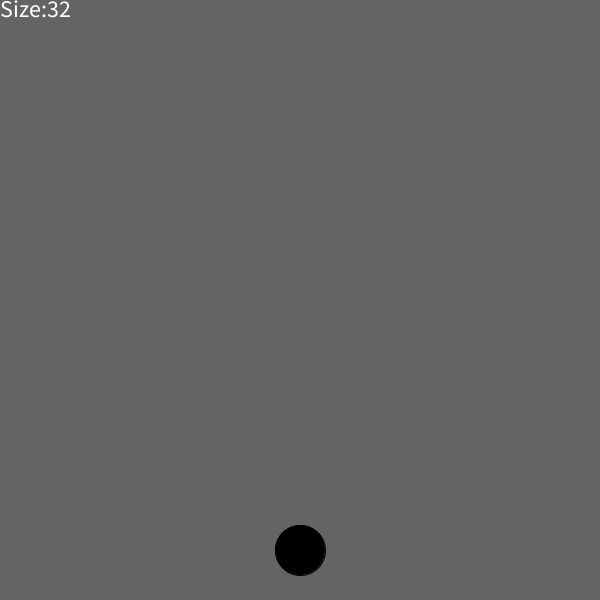
Frame 1 (no input)
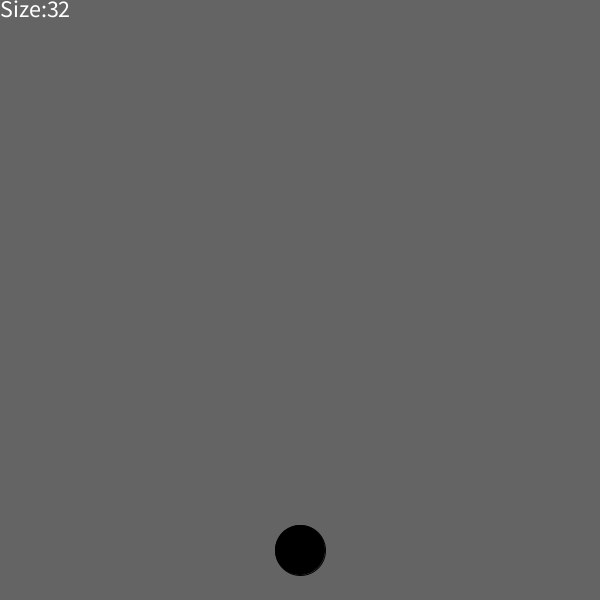
Frame 60 (the mouse pressed at the canvas centre just before this capture)
Frame 120 (the mouse held since frame 60 and released just before this capture): identical to frame 60, image omitted

The Processing sketch that drew these frames (run headless with seeded random() and noise(); from frame 60 on, the mouse is pressed at the canvas centre):

// Processing sketch: KeyBoardEvents
// ── KeyBoardEvents.pde
String text = ""; //Variable that stores the written text
int size = 32; //Initial size of the text
color elColor = color(0); //Variable that stores the ellipse color

void setup() {
  size(600, 600); //Sets the screen dimensions to 600px wide and 600 px high
}
void draw() {
  background(100);
  //Text that shows the size
  textAlign(LEFT, TOP); //Aligns the text to the top left
  fill(255);
  textSize(24);
  text("Size:" +size,0,0); //Draws the text indicating the size
  
  //Text writed
  textSize(size); //Sets the size of the text
  textAlign(CENTER, CENTER); //Aligns the text to center in the x axis and the y axis
  fill(255);
  text(text, width/2, height/2-50); //Draws the text at the nearly at the midle of the window
  
  //The ellipse that shows is a key is pressed
  fill(elColor);
  ellipse(width/2, height -50, 50, 50); //Draws an ellipse at the bottom of the window
}

void keyPressed() { //When a key is pressed
  elColor = color(255,0,0);
  if (keyCode==UP) { //If the pressed key is the up arroy
    size++; //Increases the size
  } else if (keyCode ==DOWN) { //If the pressed key is the down arrow
    size--; //reduces the size
  }
  size = constrain(size, 10, min(height-50,width)/5); //Contrains the size between 10 and 100
}

void keyReleased() { //When the key is released
  elColor = color(0); //Sets the color of the ellipse back to black
}

void keyTyped() { //when a key is typed
  if (key == BACKSPACE) { //If the typed key is a backspace
    if (text.length()>0) { //If the string is not an empty string
      text = text.substring(0, text.length()-1); //removes the ast character of the string
    }
  } else {
    text+=key; //Adds the typed character to the string
  }
}
